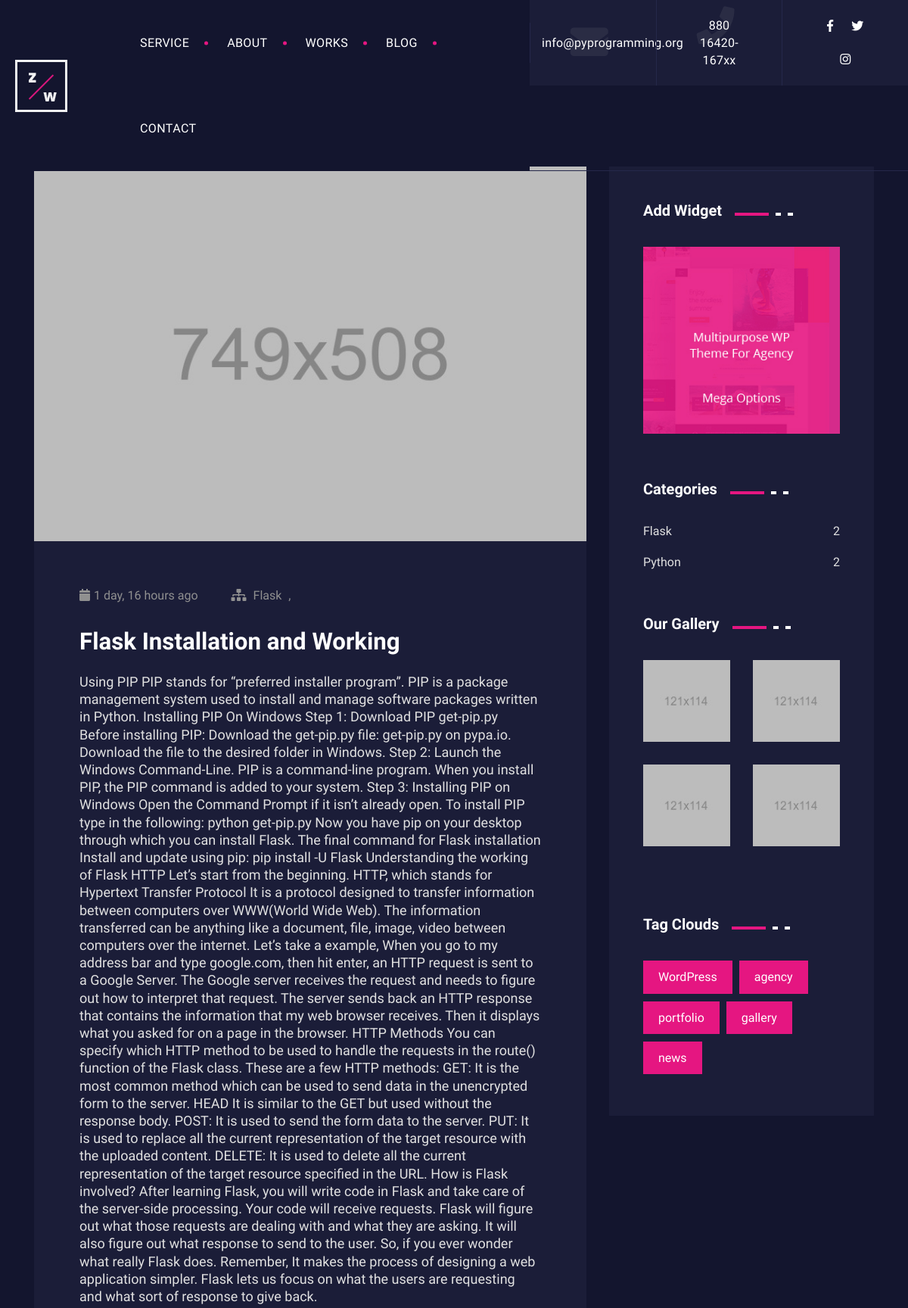
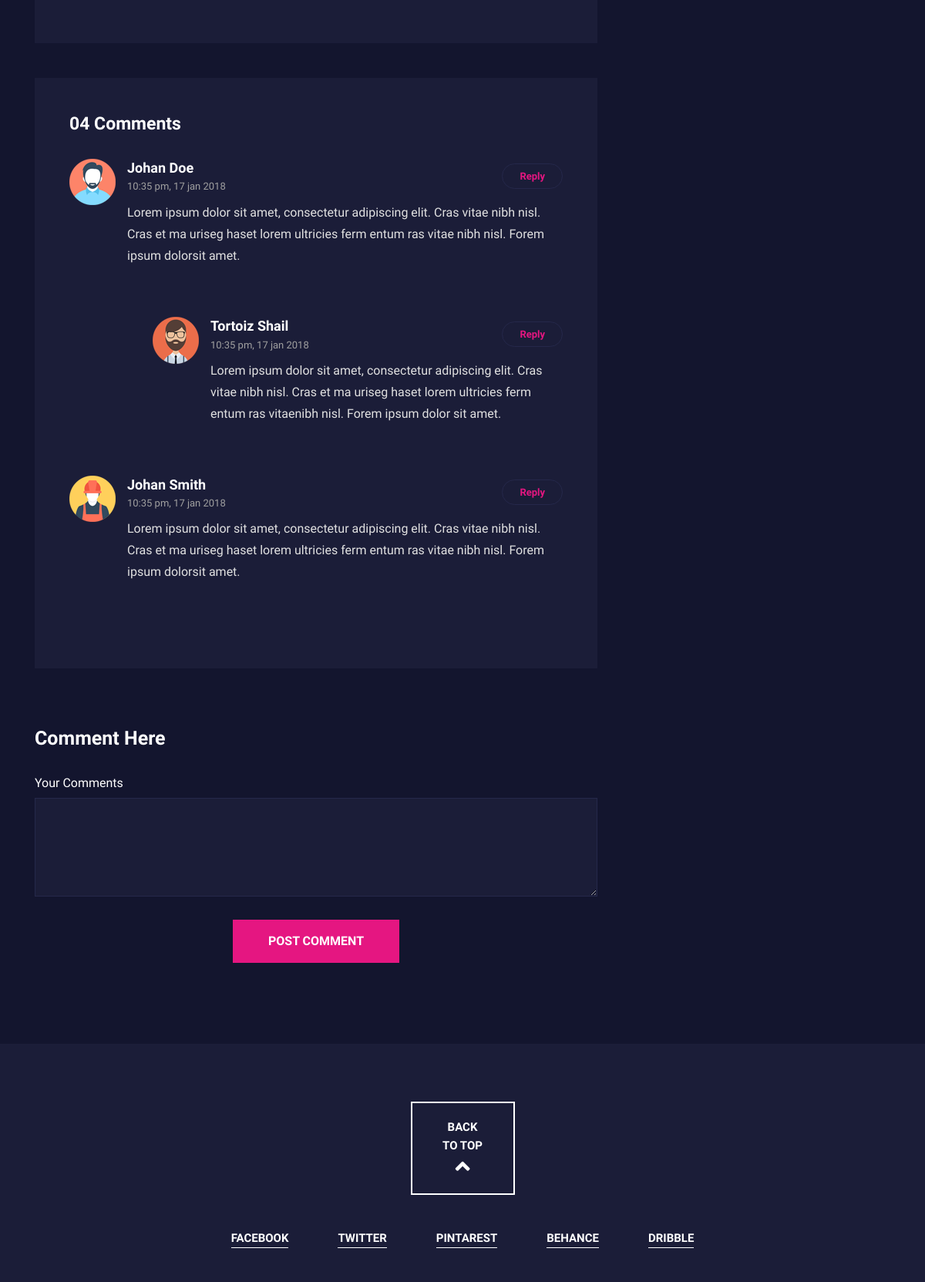
The app's page /post/1/ (upper part) with its own data (2 pictures, top to bottom).
### post/models.py (models this page shows, shortened)
class Post(models.Model):
    title = models.CharField(max_length=150)
    short_description = models.TextField(max_length=200, blank=True)
    contents = HTMLField()
    timestamp = models.DateTimeField(auto_now_add=True)
    comment_count = models.IntegerField(default=0)
    thumbnail = models.ImageField(upload_to='thumbnail', blank=True)
    categories = models.ManyToManyField(Category)
    featured = models.BooleanField(blank=False)

class Category(models.Model):
    title = models.CharField(max_length=25)
    def __str__(self):
        return self.title

### post/views.py (the view)
# urls.py: path('post/<id>/', post, name='post-detail'),
def post(request, id):
    post = get_object_or_404(Post, id=id)
    category_count = get_category_count()
    context = {
        'post': post,
        'category_count': category_count
    }
    return render(request, 'post.html', context)

### templates/post.html (shortened to what this page needs)
{% extends 'base.html' %}
{% block content %}
{% load static %}
    <div class="blog-page-block bg-black-russian-3 pd-t-220 pd-b-105">
        <div class="container">
            <div class="row">
                <div class="col-lg-8">
                    <div class="blog-latest-items blog-single-page dark">
                        <article class="post">
                            <figure class="post-thumb">
                                <a href="#">
                                    <img src="{{ post.thumbnail.url }}" alt="Blog Image" />
                                </a>
                            </figure>
                            <div class="post-details">
                                <ul class="entry-meta remove-broswer-defult">
                                    <li class="entry-date"><i class="fa fa-calendar"></i>{{ post.timestamp | timesince }} ago</li>
                                    <li class="entry-category"><i class="fa fa-sitemap"></i>
                                    {% for cat in post.categories.all %}
                                    <a href="#">{{ cat }}</a>,
                                    {% endfor %}
                                    </li>
                                </ul>
                                <h2 class="entry-title"><a href="#">{{ post.title }}</a></h2>
                                <div class="entry-content">
                                   {{ post.contents | safe }}
                                </div>
                            </div>
                        </article>
                        <div id="comments" class="comments-area">
                            <div class="comments-main-content">
                                <div class="row">
                                    <div class="col-md-12">
                                        <h3 class="comments-title">04 Comments</h3>
                                    </div>
                                </div>
                                <div class="row">
                                    <div class="col-md-12">
                                        <ol class="comment-list">
                                            <li class="comment">
                                                <div class="comment-body">
                                                    <div class="comment-meta">
                                                        <div class="comment-author vcard">
                                                            <div class="author-img">
                                                                <img alt="" src="assets/images/client/3.png" class="avatar photo">
                                                            </div>
                                                        </div>
                                                        <div class="comment-metadata"><b class="author">Johan Doe</b>
                                                            <span class="date">10:35 pm, 17 jan 2018</span>
                                                        </div>
                                                    </div>
                                                    <div class="comment-details">
                                                        <div class="comment-content">
                                                            <p>Lorem ipsum dolor sit amet, consectetur adipiscing elit. Cras vitae nibh nisl. Cras et ma uriseg haset lorem ultricies ferm entum ras vitae nibh nisl. Forem ipsum dolorsit amet. </p>
                                                        </div>
                                                        <a href="#" class="comment-reply-link">Reply </a>
                                                    </div>
                                                </div>
                                                <ol class="children">
                                                    <li class="comment">
                                                        <div class="comment-body">
                                                            <div class="comment-meta">
                                                                <div class="comment-author vcard">
                                                                    <div class="author-img">
                                                                        <img alt="" src="assets/images/client/4.png" class="avatar photo">
                                                                    </div>
                                                                </div>
                                                                 <div class="comment-metadata"><b class="author">Tortoiz Shail</b>
                                                                    <span class="date">10:35 pm, 17 jan 2018</span>
                                                                </div>
                                                            </div>
                                                            <div class="comment-details">
                                                                <div class="comment-content">
                                                                    <p>Lorem ipsum dolor sit amet, consectetur adipiscing elit. Cras vitae nibh nisl. Cras et ma uriseg haset lorem ultricies ferm entum ras vitaenibh nisl. Forem ipsum dolor sit amet. </p>
                                                                </div>
                                                                <a href="#" class="comment-reply-link">Reply </a>
                                                            </div>
                                                        </div>
                                                    </li>
                                                </ol>
                                            </li>
                                            <li class="comment">
                                                <div class="comment-body">
                                                    <div class="comment-meta">
                                                        <div class="comment-author vcard">
                                                            <div class="author-img">
                                                                <img alt="" src="assets/images/client/5.png" class="avatar photo">
                                                            </div>
                                                        </div>
                                                        <div class="comment-metadata"><b class="author">Johan Smith</b>
                                                            <span class="date">10:35 pm, 17 jan 2018</span>
                                                        </div>
                                                    </div>
                                                    <div class="comment-details">
                                                        <div class="comment-content">
                                                            <p>Lorem ipsum dolor sit amet, consectetur adipiscing elit. Cras vitae nibh nisl. Cras et ma uriseg haset lorem ultricies ferm entum ras vitae nibh nisl. Forem ipsum dolorsit amet. </p>
                                                        </div>
                                                        <a href="#" class="comment-reply-link">Reply </a>
                                                    </div>
                                                </div>
                                            </li>
                                        </ol>
                                    </div>
                                </div>
                            </div>
                        </div>
                        <div class="comment-respond">
                            <form method="POST" action="." class="comment-form">
                                <h3 class="comment-reply-title">Comment Here</h3>
                                <div class="row">
                                    <div class="col-md-12">
                                        <label>Your Comments</label>
                                        <textarea class="form-control" rows="4" cols="50"></textarea>
                                    </div>
                                    <div class="form-submit clearfix">
                                        <input type="submit" value="Post Comment" class="btn submit">
                                    </div>
                                </div>
                            </form>
                        </div>
                    </div>
                </div>
                <div class="col-lg-4">
                    <div class="sidebar-items dark">
                        <div class="widget widget_ads">
                            <h4 class="widget-title">
                                <span class="text">Add Widget</span>
                                <span class="large-border bg-deep-cerise"></span>
                                <span class="small-border bg-white"></span>
                                <span class="small-border bg-white"></span>
                            </h4>
                            <div class="widget-content">
                                <a href="#"><img src="assets/images/blog/blog-add.jpg" alt="Blog Add" /></a>
                            </div>
                        </div>
                        <div class="widget widget_categories">
                            <h4 class="widget-title">
                                <span class="text">Categories</span>
                                <span class="large-border bg-deep-cerise"></span>
                                <span class="small-border bg-white"></span>
                                <span class="small-border bg-white"></span>
                            </h4>
                            <ul>
                                {% for cat in category_count %}
                                <li><a href="#"> {{ cat.categories__title }} <span class="count">{{ cat.categories__title__count }}</span></a></li>
                                {% endfor %}
                            </ul>
                        </div>
                        <div class="widget widget_gallery">
                            <h4 class="widget-title">
                                <span class="text">Our Gallery</span>
                                <span class="large-border bg-deep-cerise"></span>
                                <span class="small-border bg-white"></span>
                                <span class="small-border bg-white"></span>
                            </h4>
                            <div class="gallery-content">
                                <div class="row">
                                    <div class="col-6">
                                        <a href="#"><img src="{% static 'assets/images/blog/blog-widget-gallery-1.jpg' %}" alt="Gallery Image" /></a>
                                    </div>
                                    <div class="col-6">
                                        <a href="#"><img src="{% static 'assets/images/blog/blog-widget-gallery-2.jpg' %}" alt="Gallery Image" /></a>
                                    </div>
                                    <div class="col-6">
                                        <a href="#"><img src="{% static 'assets/images/blog/blog-widget-gallery-3.jpg' %}" alt="Gallery Image" /></a>
                                    </div>
                                    <div class="col-6">
                                        <a href="#"><img src="{% static 'assets/images/blog/blog-widget-gallery-4.jpg' %}" alt="Gallery Image" /></a>
                                    </div>
                                </div>
                            </div>
                        </div>
                        <div class="widget widget_tagclouds">
                            <h4 class="widget-title">
                                <span class="text">Tag Clouds</span>
                                <span class="large-border bg-deep-cerise"></span>
                                <span class="small-border bg-white"></span>
                                <span class="small-border bg-white"></span>
                            </h4>
                            <div class="tagcloud">
                                <a href="#">WordPress</a>
                                <a href="#">agency</a>
                                <a href="#">portfolio</a>
                                <a href="#">gallery</a>
                                <a href="#">news</a>
                            </div>
                        </div>
                    </div>
                </div>
            </div>
        </div>
    </div>
    {% endblock %}

### records on screen
Post: thumbnail (picture), timestamp "1 day, 16 hours", title "Flask Installation and Working", contents "Using PIP PIP stands for “preferred installer program”. PIP is a package management system used to install and manage software packages written in Python. Installing PIP On Windows Step 1: Download PIP get-pip.py Before installing PIP: Download the get-pip.py file: get-pip.py on pypa.io. Download the file to the desired folder in Windows. Step 2: Launch the Windows Command-Line. PIP is a command-line program. When you install PIP, the PIP command is added to your system. Step 3: Installing PIP on Windows Open the Command Prompt if it isn’t already open. To install PIP type in the following: python get-pip.py Now you have pip on your desktop through which you can install Flask. The final…"
Category: title "Flask"

### other values on screen
{{ cat.categories__title }} "Flask" "Python"
{{ cat.categories__title__count }} "2" "2"
